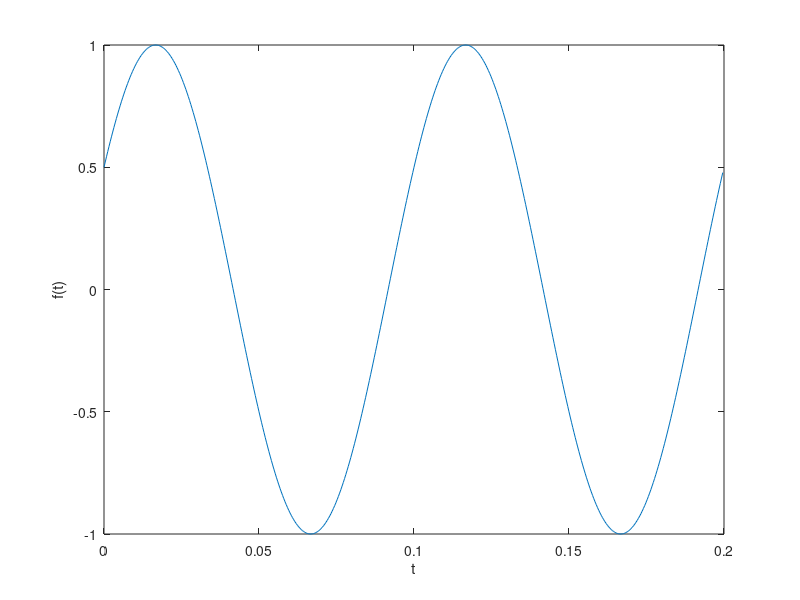
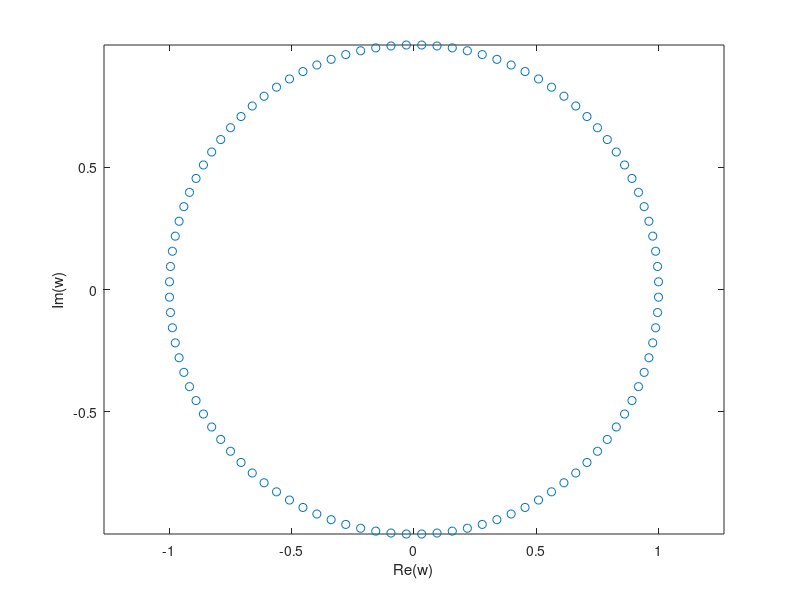
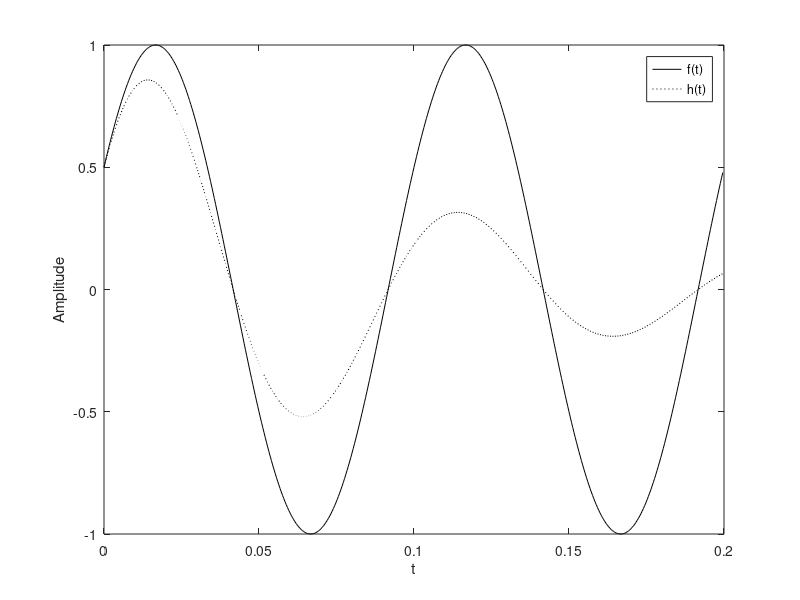
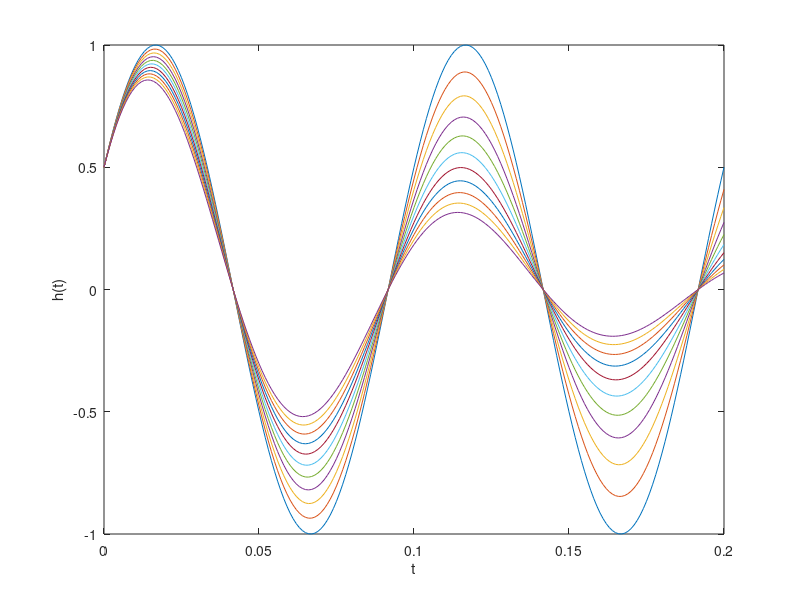

Reproduce these figures in MATLAB, in order.
clc, clear, close all;

z = -3 - 4j;
z_real = real(z); z_imag = imag(z);

z_mag = abs(z);

z_rad = angle(z);

z_deg = z_rad*180/pi;

k = 0:99; w = exp(1j*(pi/100 + 2*pi*k/100));
w(5);

t = 0:0.2/500:0.2-0.2/500;
f = sin(2*pi*10*t+pi/6);
%f(1);

figure; 
plot(t,f);
xlabel('t'); ylabel('f(t)');

figure; 
plot(real(w),imag(w),'o');
xlabel('Re(w)'); ylabel('Im(w)'); axis equal;

g = exp(-10*t);
h = f.*g;

figure;
plot(t,f,'-k',t,h,':k');
xlabel('t'); ylabel('Amplitude');
legend('f(t)','h(t)');

r = [1 0 0];
%A = [2 3;4 5; 0 6];

c = r';
%B = [c A];
%B(1,2);
%B(1:2,2:3);
%B(2,:);

A = [1 -2 3;-sqrt(3) 1 -sqrt(5);3 -sqrt(7) 1]; y = [1;pi;exp(1)];
x = A\y;

x1 = det([y,A(:,2:3)])/det(A);
A(:,2:3);

alpha = (0:10);
t = (0:0.001:0.2)';
T = t*ones(1,11);
H = exp(-T*diag(alpha)).*sin(2*pi*10*T+pi/6);

figure;
plot(t,H); xlabel('t'); ylabel('h(t)');

